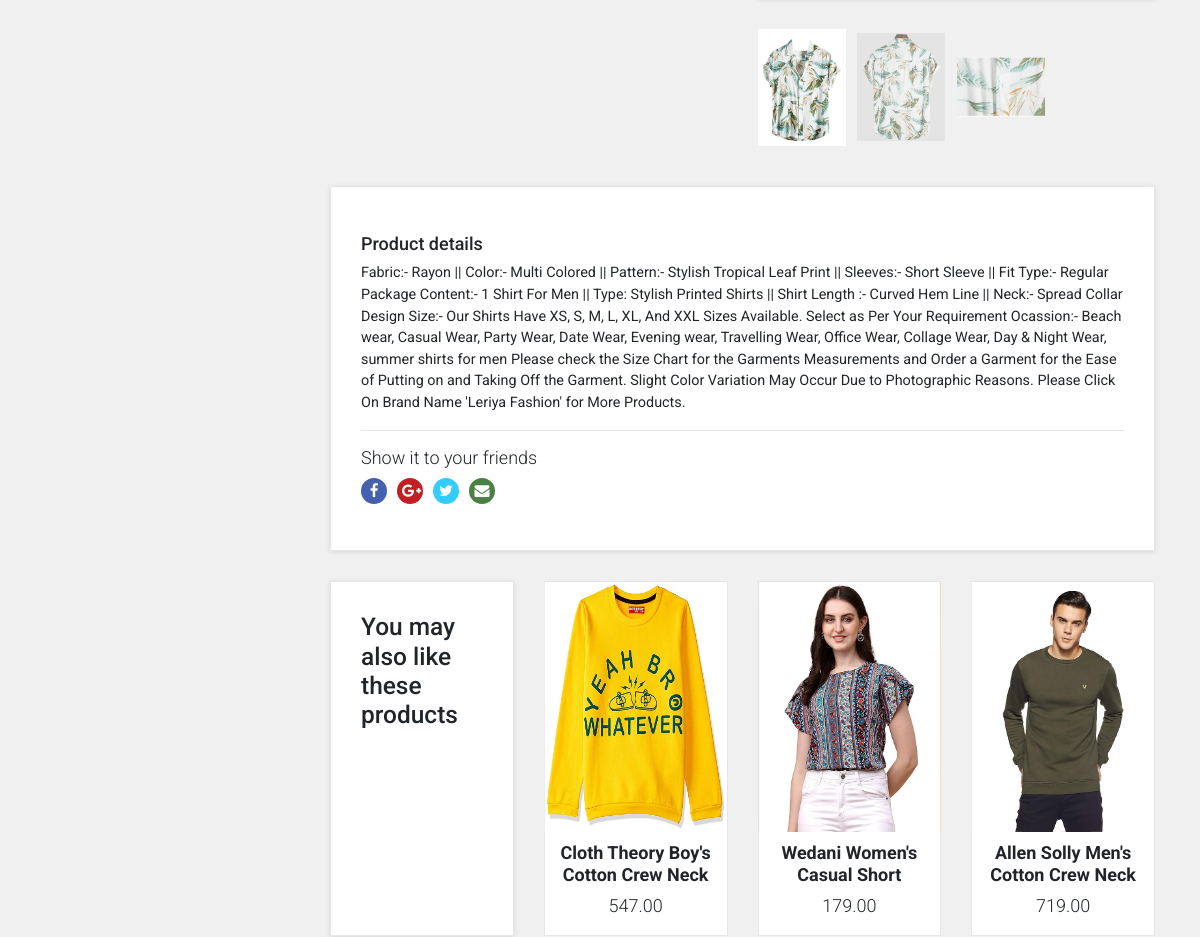
/product/17 (middle part), run on an earlier commit of the app's database.
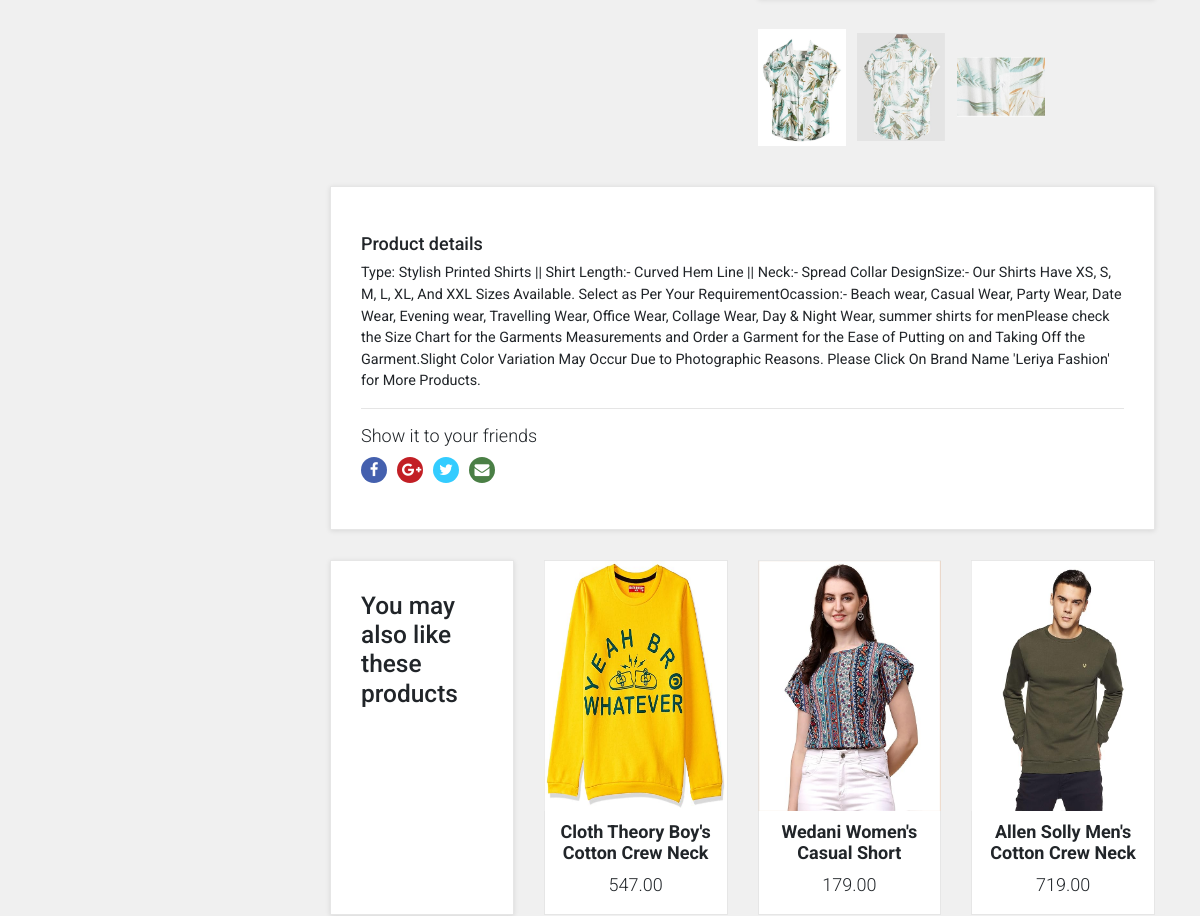
And on a later commit of the database.
### product/models.py (models this page shows, shortened)
class Product(models.Model):
    product_name = models.CharField(max_length=100)
    product_desc = models.CharField(max_length=600)
    category = models.ForeignKey(ProductCategory, on_delete=models.SET_NULL, null=True)
    brand = models.ForeignKey(Brand, on_delete=models.SET_NULL, null=True)
    color = models.ForeignKey(Color, on_delete=models.SET_NULL, null=True, blank=True)
    mdl = models.ForeignKey(Mdl, on_delete=models.CASCADE, null=True, blank=True)
    price = models.DecimalField(max_digits=10, decimal_places=2)
    user = models.ForeignKey(User, on_delete=models.CASCADE)
    stock_quantity = models.PositiveIntegerField()
    image1 = models.ImageField(upload_to = 'static/')
    image2 = models.ImageField(upload_to = 'static/')
    image3 = models.ImageField(upload_to = 'static/')
    image4 = models.ImageField(upload_to = 'static/', blank=True)
    image5 = models.ImageField(upload_to = 'static/', blank=True)

### product/views.py (the view)
# urls.py: path('product/<str:id>', views.product_details),
def product_details(request, id):
    data = Product.objects.get(id=id)
    category = ProductCategory.objects.all()
    category_list = Product.objects.filter(category=data.category)[:3]
    context = {
        'data' : data,
        'category' : category,
        'category_list' : category_list,
        'reviews' : Review.objects.filter(product=Product.objects.get(id=id))
    }
    return render(request, 'product_template/detail.html', context)

### product/models.py (called while the page is built)
    def __str__(self) -> str:
        return self.category

### templates/product_template/detail.html (shortened to what this page needs)
{% extends '../base.html' %}
{% load static %}
{% block content %}
<div id="all">
  <div id="content">
    <div class="container">
      <div class="row">
        <div class="col-lg-3 order-2 order-lg-1">
        </div>
        <div class="col-lg-9 order-1 order-lg-2">
          <div id="productMain" class="row">
            <div class="col-md-6">
            </div>
            <div class="col-md-6">
              <div data-slider-id="1" class="owl-thumbs">
                <button class="owl-thumb-item"><img src=../{{data.image1}} alt="" class="img-fluid"></button>
                <button class="owl-thumb-item"><img src=../{{data.image2}} alt="" class="img-fluid"></button>
                <button class="owl-thumb-item"><img src=../{{data.image3}} alt="" class="img-fluid"></button>
              </div>
            </div>
          </div>
          <div id="details" class="box">
            <h4>Product details</h4>
            <p> {{data.product_desc}} </p>
            <hr>
            <div class="social">
              <h4>Show it to your friends</h4>
              <p><a href="#" class="external facebook"><i class="fa fa-facebook"></i></a><a href="#"
                  class="external gplus"><i class="fa fa-google-plus"></i></a><a href="#" class="external twitter"><i
                    class="fa fa-twitter"></i></a><a href="#" class="email"><i class="fa fa-envelope"></i></a></p>
            </div>
          </div>
          <div class="row same-height-row">
            <div class="col-md-3 col-sm-6">
              <div class="box same-height">
                <h3>You may also like these products</h3>
              </div>
            </div>
            {% for data in category_list %}
            <div class="col-md-3 col-sm-6">
              <div class="product same-height">
                <div class="flip-container">
                  <div class="flipper">
                    <div class="front"><a href=/product/{{x.id}}><img src="../{{data.image1}}" alt="" class="img-fluid"
                          style="height: 250px;"></a></div>
                    <div class="back"><a href=/product/{{x.id}}><img src="../{{data.image2}}" alt="" class="img-fluid"
                          style="height: 250px;"></a></div>
                  </div>
                </div>
                <div class="text">
                  <h3>{{ data.product_name }}</h3>
                  <p class="price">{{ data.price }}</p>
                </div>
              </div>
            </div>
            {% endfor %}
          </div>
        </div>
      </div>
    </div>
  </div>
</div>
{% endblock %}

What changed in the data, as far as the page shows it:
changed Product: product_desc "Fabric:- Rayon || Color:- Multi Colored || Pattern:- Stylish Tropical Leaf Print || Sleeves:- Short Sleeve || Fit Type:- Regular Package Content:- 1 Shirt For Men || Type: Stylish Printed Shirts || Shirt Length :- Curved Hem Line || Neck:- Spread Collar Design Size:- Our Shirts Have XS, S, M, L, XL, And XXL Sizes Available. Select as Per Your Requirement Ocassion:- Beach wear, Casual Wear, Party Wear, Date Wear, Evening wear, Travelling Wear, Office Wear, Collage Wear, Day & Night Wear, summer shirts for men Please check the Size Chart for the Garments Measurements and Order a Garment for the Ease of Putting on and Taking Off the Garment. Slight Color Variation May Occur…" → "Type: Stylish Printed Shirts || Shirt Length:- Curved Hem Line || Neck:- Spread Collar DesignSize:- Our Shirts Have XS, S, M, L, XL, And XXL Sizes Available. Select as Per Your RequirementOcassion:- Beach wear, Casual Wear, Party Wear, Date Wear, Evening wear, Travelling Wear, Office Wear, Collage Wear, Day & Night Wear, summer shirts for menPlease check the Size Chart for the Garments Measurements and Order a Garment for the Ease of Putting on and Taking Off the Garment.Slight Color Variation May Occur…"
